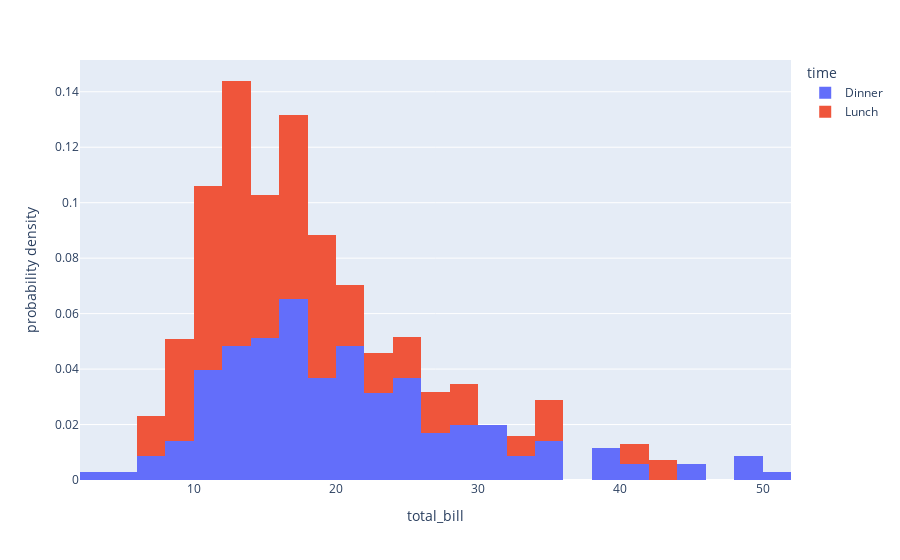

Notebook code for this chart:
### Code cell
px.histogram(df, x= 'total_bill' , color="time" , histnorm = "probability density" ) #é uma maneira de descrever quão provável é um certo resultado (sua conta total) em uma situação específica (horário do almoço no restaurante), usando um número chamado densidade de probabilidade. Quanto maior esse número, mais provável é o evento associado.

### Figure 1 — Plotly figure (JSON) as saved in the notebook; plotly's stock layout.template omitted (floating-point values rounded to 4 significant figures; data arrays with more than 128 entries replaced by an {"elided": "..."} marker saying what was removed)
{"data": [{"alignmentgroup": "True", "bingroup": "x", "histnorm": "probability density", "hovertemplate": "time=Dinner<br>total_bill=%{x}<br>probability density=%{y}<extra></extra>", "legendgroup": "Dinner", "marker": {"color": "#636efa", "pattern": {"shape": ""}}, "name": "Dinner", "offsetgroup": "Dinner", "orientation": "v", "showlegend": true, "type": "histogram", "x": {"elided": "176 float values"}, "xaxis": "x", "yaxis": "y"}, {"alignmentgroup": "True", "bingroup": "x", "histnorm": "probability density", "hovertemplate": "time=Lunch<br>total_bill=%{x}<br>probability density=%{y}<extra></extra>", "legendgroup": "Lunch", "marker": {"color": "#EF553B", "pattern": {"shape": ""}}, "name": "Lunch", "offsetgroup": "Lunch", "orientation": "v", "showlegend": true, "type": "histogram", "x": [27.2, 22.76, 17.29, 19.44, 16.66, 10.07, 32.68, 15.98, 34.83, 13.03, 18.28, 24.71, 21.16, 10.65, 12.43, 24.08, 11.69, 13.42, 14.26, 15.95, 12.48, 29.8, 8.52, 14.52, 11.38, 22.82, 19.08, 20.27, 11.17, 12.26, 18.26, 8.51, 10.33, 14.15, 16, 13.16, 17.47, 34.3, 41.19, 27.05, 16.43, 8.35, 18.64, 11.87, 9.78, 7.51, 19.81, 28.44, 15.48, 16.58, 7.56, 10.34, 43.11, 13, 13.51, 18.71, 12.74, 13, 16.4, 20.53, 16.47, 12.16, 13.42, 8.58, 15.98, 13.42, 16.27, 10.09], "xaxis": "x", "yaxis": "y"}], "layout": {"barmode": "relative", "legend": {"title": {"text": "time"}, "tracegroupgap": 0}, "margin": {"t": 60}, "xaxis": {"anchor": "y", "domain": [0, 1], "title": {"text": "total_bill"}}, "yaxis": {"anchor": "x", "domain": [0, 1], "title": {"text": "probability density"}}}}
